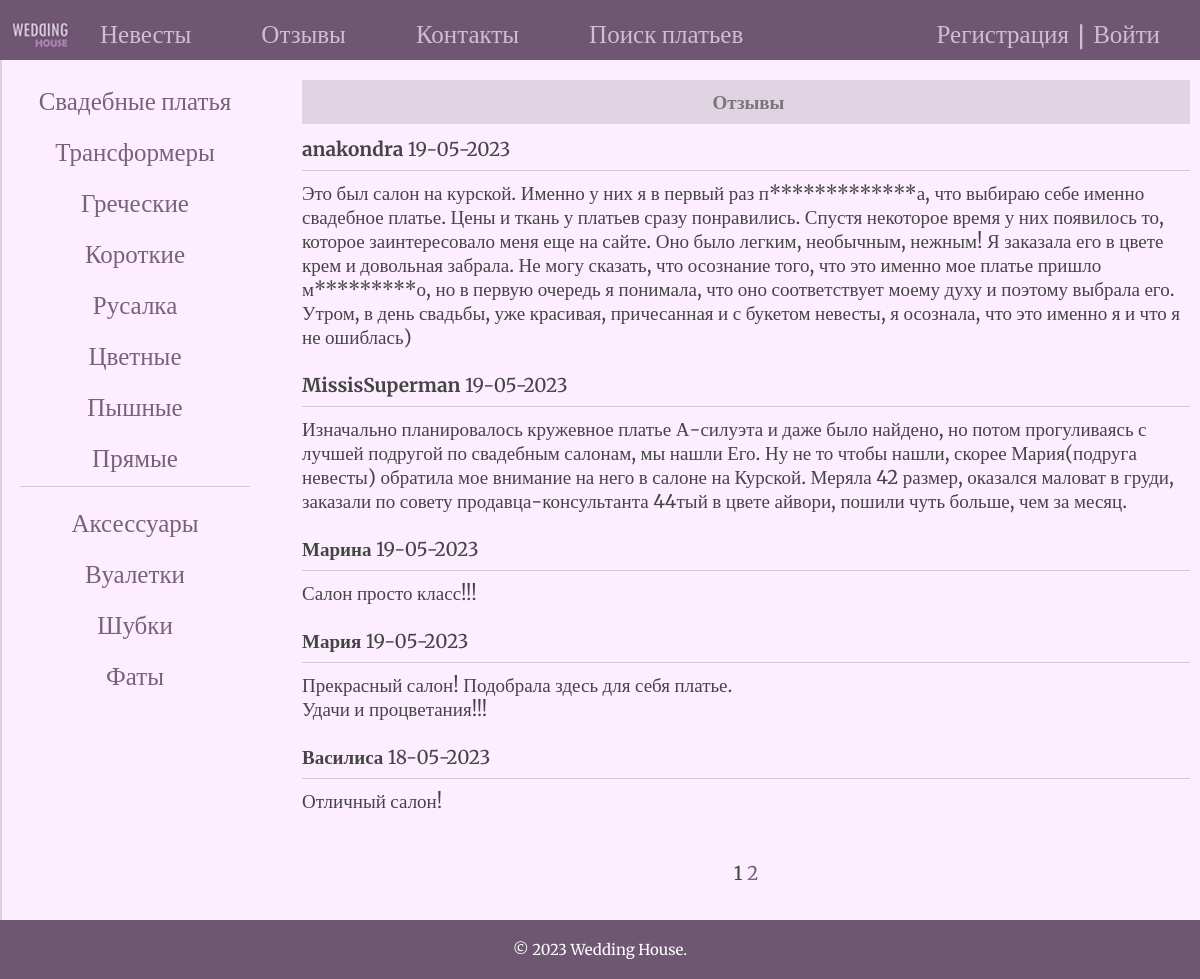
The app's page /reviews/ with its own data.
### dress/models.py (models this page shows, shortened)
class DressCategory(models.Model):
    name = models.CharField(max_length=255, db_index=True, verbose_name='Категория')
    slug = models.SlugField(max_length=255, unique=True, verbose_name='URL')
    def get_absolute_url(self):
        return reverse('dresses_category', kwargs={'cat_slug': self.slug})
    class Meta:
        verbose_name = 'Категория'
        verbose_name_plural = 'Категории'
        ordering = ['id', 'name']

### accessory/models.py (models this page shows, shortened)
class AccessoryCategory(models.Model):
    name = models.CharField(max_length=255, db_index=True, verbose_name='Категория')
    slug = models.SlugField(max_length=255, unique=True, verbose_name='URL')
    def get_absolute_url(self):
        return reverse('accessories_category', kwargs={'acat_slug': self.slug})
    class Meta:
        verbose_name = 'Категория'
        verbose_name_plural = 'Категории'
        ordering = ['id', 'name']

### review/models.py (models this page shows, shortened)
class Review(models.Model):
    name = models.CharField(max_length=100, verbose_name='Имя')
    review = models.TextField(blank=True, verbose_name='Отзыв')
    time_create = models.DateTimeField(auto_now_add=True, verbose_name='Время создания')
    is_published = models.BooleanField(default=True, verbose_name='Публикация')
    add_review = models.ForeignKey('CategoryReview', on_delete=models.PROTECT, verbose_name='Опубликовать')
    class Meta:
        verbose_name = 'Отзыв'
        verbose_name_plural = 'Отзывы'
        ordering = ['-time_create']

### dress/views.py (the view)
# urls.py: path('reviews/', reviews, name='reviews'),
def reviews(request):
    review = Review.objects.all()
    paginator = Paginator(review, 5)
    page_number = request.GET.get('page')
    page_obj = paginator.get_page(page_number)
    if request.method == 'POST':
        form = AddReviewForm(request.POST)
        if form.is_valid():
            form.save()
            return redirect('reviews')
    else:
        form = AddReviewForm()
    context = {'form': form,
               'review': review,
               'menu': menu,
               'title': 'Отзывы',
               'page_obj': page_obj
               }
    return render(request, 'review/reviews.html', context=context)

### dress/templatetags/custom_filters.py (called while the page is built)
@register.filter()
def censor(words):
    if str(censored_words):
        for word in censored_words:
            if word in words:
                words = words.replace(word[1:-1], '*' * len(word))
    return words

### dress/templatetags/main_tags.py (called while the page is built)
@register.inclusion_tag('dress/list_dresses_categories.html')
def show_dresses_categories(sort=None, cat_selected=0):
    if not sort:
        return DressCategory.objects.all()
    else:
        dcatg = DressCategory.objects.extra(select={'length': 'Length(name)'}).order_by('-length')
    return {'dcatg': dcatg, 'cat_selected': cat_selected}

@register.inclusion_tag('accessory/list_accessories_categories.html')
def show_accessories_categories(sort=None, acat_selected=0):
    if not sort:
        return AccessoryCategory.objects.all()
    else:
        acatg = AccessoryCategory.objects.extra(select={'length': 'Length(name)'}).order_by('-length')
    return {'acatg': acatg, 'acat_selected': acat_selected}

@register.simple_tag(takes_context=True)
def url_replace(context, **kwargs):
    d = context['request'].GET.copy()
    for k, v in kwargs.items():
        d[k] = v
    return d.urlencode()

### review/templates/review/reviews.html (shortened to what this page needs)
{% extends 'dress/default.html' %}
{% load custom_filters %}
{% load main_tags %}
{% block content %}
<h1>{{ title }}</h1>
    {% for p in page_obj.object_list %}
<b>{{ p.name | censor }}</b>
    {{ p.time_create | date:"d-m-Y" }}
<hr style="height:1px;border:none;color:#ccc;background-color:#ccc;">
    {{ p.review | censor | linebreaksbr }}
<br>
<br>
    {% endfor %}
<br>
<div align="center">{% include '../dress/pagination.html' with page=page_obj %}</div>
{% endblock %}

### dress/templates/dress/list_dresses_categories.html
{% for c in dcatg %}
	{% if c.pk == cat_selected %}
		<li class="selected">{{ c.name }}</li>
	{% else %}
		<li><a href="{{ c.get_absolute_url }}">{{ c.name }}</a></li>
	{% endif %}
{% endfor %}

### accessory/templates/accessory/list_accessories_categories.html
{% for c in acatg %}
	{% if c.pk == acat_selected %}
		<li class="selected">{{ c.name }}</li>
	{% else %}
		<li><a href="{{ c.get_absolute_url }}">{{ c.name }}</a></li>
	{% endif %}
{% endfor %}

### dress/static/dress/css/style.css (style rules this page uses)
html, body { font-family: Lobster, cursive, Merriweather, serif, TimesNewRoman, Times New Roman, Times, Baskerville, Georgia, serif; margin: 0px; padding: 0px; height: 100%; width: 100%; color: #444; }
a { color: #78617b; text-decoration: none; -webkit-transition: all 1s ease; }
.left-chapters ul li { margin: 20px 0px 0px 0px; color: #999; }
.left-chapters ul li a { color: #78617b; text-decoration: none; -webkit-transition: all 1s ease; }
.content-text h1 { font-size: 19px; text-align: center; padding: 10px 5px 10px 10px; box-sizing: border-box; overflow: hidden; background: #e0d3e2; color: #777; }

### records on screen
DressCategory: name "Трансформеры"
DressCategory: name "Греческие"
DressCategory: name "Короткие"
DressCategory: name "Русалка"
DressCategory: name "Цветные"
DressCategory: name "Пышные"
DressCategory: name "Прямые"
AccessoryCategory: name "Вуалетки"
AccessoryCategory: name "Шубки"
AccessoryCategory: name "Фаты"
Review: name|censor "anakondra", time_create "19-05-2023", review|censor "Это был салон на курской. Именно у них я в первый раз п*************а, что выбираю себе именно свадебное платье. Цены и ткань у платьев сразу понравились. Спустя некоторое время у них появилось то, которое заинтересовало меня еще на сайте. Оно было легким, необычным, нежным! Я заказала его в цвете крем и довольная забрала. Не могу сказать, что осознание того, что это именно мое платье пришло м*********о, но в первую очередь я понимала, что оно соответствует моему духу и поэтому выбрала его. Утром, в день свадьбы, уже красивая, причесанная и с букетом невесты, я осознала, что это именно я и что я не ошиблась)"
Review: name|censor "MissisSuperman", time_create "19-05-2023", review|censor "Изначально планировалось кружевное платье А-силуэта и даже было найдено, но потом прогуливаясь с лучшей подругой по свадебным салонам, мы нашли Его. Ну не то чтобы нашли, скорее Мария(подруга невесты) обратила мое внимание на него в салоне на Курской. Меряла 42 размер, оказался маловат в груди, заказали по совету продавца-консультанта 44тый в цвете айвори, пошили чуть больше, чем за месяц."
Review: name|censor "Марина", time_create "19-05-2023", review|censor "Салон просто класс!!!"
Review: name|censor "Мария", time_create "19-05-2023", review|censor "Прекрасный салон! Подобрала здесь для себя платье. Удачи и процветания!!!"
Review: name|censor "Василиса", time_create "18-05-2023", review|censor "Отличный салон!"

### other values on screen
{{ title }} "Отзывы"
{{ page_obj.number }} "1"
{{ page_obj.next_page_number }} "2"
